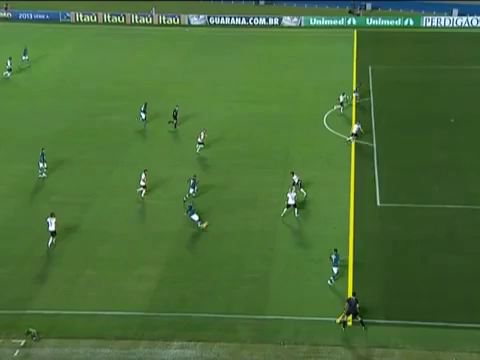
#> input picture frame 30 of sample_41.mp4, 480 x 360 px, given in place of video6.mp4, which was not available
$ jupyter execute --allow-errors player_detection.ipynb   (text cells are left out)
#> lines starting #> are read from the running program, lines starting #| are printed output that depends on the picture; after the words box and inside, x2 and y2 are one past the last pixel; in counts of white or black regions, pixels touching at a corner belong together; pictures that were not available may be replaced by others from this repository, and a replacement may not be noted
[cell 1]
import cv2
import os
import numpy as np

vidcap = cv2.VideoCapture('../videos/video6.mp4')
success,image = vidcap.read()
#> image is the input picture: shape (360, 480, 3); mean B, G, R 56.2, 110.9, 74.7
#> `hsv = cv2.cvtColor(image, cv2.COLOR_BGR2HSV)`: hsv: shape (360, 480, 3); mean H, S, V 51.2, 132.8, 111.5
success = True

#> (the rest of this cell did not finish here and is left out)

[cell 2]
import cv2
import os
import numpy as np

vidcap = cv2.VideoCapture('../videos/video6.mp4')
success,image = vidcap.read()
success = True

upper_green = np.array([70,255, 255])
lower_green = np.array([40,40, 40])

lower_blue = np.array([110,50,50])
upper_blue = np.array([130,255,255])

lower_red = np.array([0,31,255])
upper_red = np.array([176,255,255])

lower_white = np.array([0,0,0])
upper_white = np.array([0,0,255])

lower_yellow = np.array([20, 100, 100])
upper_yellow = np.array([30, 255, 255])

lower_black = np.array([20, 100, 100])
upper_black = np.array([180, 255, 30])


def detect_player(player_img, low_color, upper_color):
    player_hsv = cv2.cvtColor(player_img,cv2.COLOR_BGR2HSV)
    mask = cv2.inRange(player_hsv, low_color, upper_color)
    res = cv2.bitwise_and(player_img, player_img, mask=mask)
    res = cv2.cvtColor(res,cv2.COLOR_BGR2GRAY)
    nzCount = cv2.countNonZero(res)
    return nzCount

#> (the rest of this cell did not finish here and is left out)

[cell 3]
import cv2
import os
import numpy as np
import time

vidcap = cv2.VideoCapture('../videos/video9.mp4')
success,image = vidcap.read()
success = True

lower = np.array([])
upper = np.array([])

CURRENT = None

while success:
    time.sleep(0.01)
    hsv = cv2.cvtColor(image, cv2.COLOR_BGR2HSV)
    mask = cv2.inRange(hsv, lower_green, upper_green)
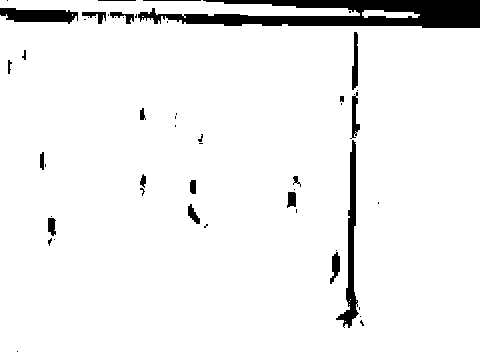
#> mask: shape (360, 480); 94.3% white; 53 black regions (32 under 20 px)
    res = cv2.bitwise_and(image, image, mask=mask)
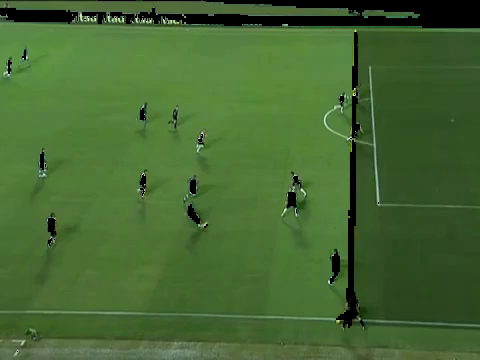
#> res: shape (360, 480, 3); mean B, G, R 49.7, 103.5, 69.2
    res_gray = cv2.cvtColor(res,cv2.COLOR_BGR2GRAY)
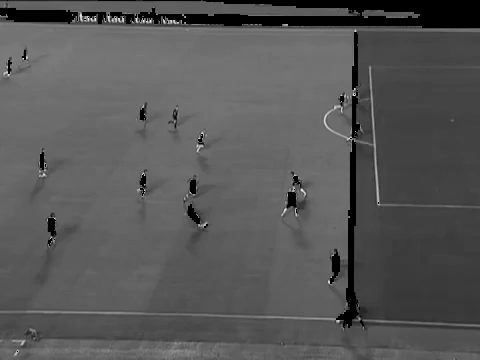
#> res_gray: shape (360, 480); min 0, max 244, mean 87.1

    contours, _ = cv2.findContours(res_gray ,cv2.RETR_TREE, cv2.CHAIN_APPROX_SIMPLE)
#> contours = 67 contours, 45 with area under 20; largest, box (x1, y1, x2, y2) and area: (0, 0, 480, 360) 164457, (335, 139, 360, 329) 1490, (351, 31, 359, 91) 325, (362, 10, 420, 18) 260, (351, 95, 361, 139) 250

    for c in contours:
        x,y,w,h = cv2.boundingRect(c)
        if(h>=(1.5)*w):
            if(w>15 and h>= 15):
                player_img = image[y:y+h,x:x+w]
                if(CURRENT is None):
                    hist = cv2.calcHist([player_img],[0],None,[256],[0,256])
                    CURRENT = hist
                if(CURRENT is not None):
                    hist = cv2.calcHist([player_img],[0],None,[256],[0,256])
                    result = cv2.compareHist( hist, CURRENT, cv2.HISTCMP_BHATTACHARYYA)
                    CURRENT = hist
                if(result < 0.49):
                    cv2.putText(image, 'Defensor', (x-2, y-2), cv2.FONT_HERSHEY_SIMPLEX, 0.8, (255,0,0), 2, cv2.LINE_AA)
                    cv2.rectangle(image,(x,y),(x+w,y+h),(255,0,0),3)
                else:
                    cv2.putText(image, 'Atacante', (x-2, y-2), cv2.FONT_HERSHEY_SIMPLEX, 0.8, (0,0,255), 2, cv2.LINE_AA)
                    cv2.rectangle(image,(x,y),(x+w,y+h),(0,0,255),3)
#> this loop made 67 passes
#> (x, y, w, h, result) on pass 34: (335, 139, 25, 190, 0)
#> (x, y, w, h) on passes 3, 4, 7, 9, 10, 11: (362, 10, 58, 8), (0, 0, 480, 360), (359, 319, 6, 8), (358, 306, 3, 5), (356, 303, 3, 5), (329, 251, 12, 34)
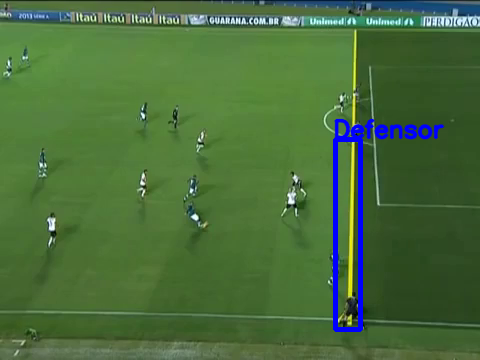
#> image: shape (360, 480, 3); 2.05% of pixels changed, all inside (x1, y1, x2, y2) = (333, 118, 445, 332)
#> after the loop, CURRENT = 256 values, max 242 at index 60, min 0 at index 96, mean 18.55; hist has the same summary as CURRENT; result = 0

    cv2.imshow('partida',image)
    if cv2.waitKey(1) & 0xFF == ord('q'):
#> (key q is pressed here)
        break
    success,image = vidcap.read()

vidcap.release()
cv2.destroyAllWindows()

$ run again, starting later in the video
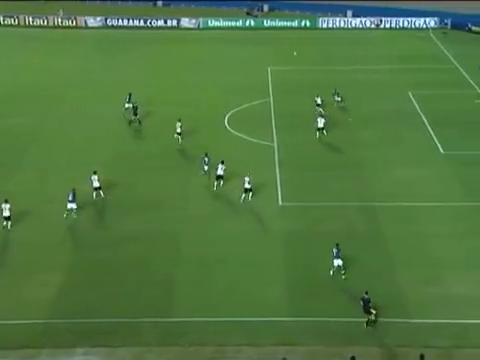
#> input picture frame 135 of sample_41.mp4, 480 x 360 px, given in place of video6.mp4, which was not available
#> image is the input picture: shape (360, 480, 3); mean B, G, R 64.4, 119.5, 80.8
#> hsv: shape (360, 480, 3); mean H, S, V 52.2, 125.6, 120.4
#> `mask = cv2.inRange(hsv, lower_green, upper_green)`:
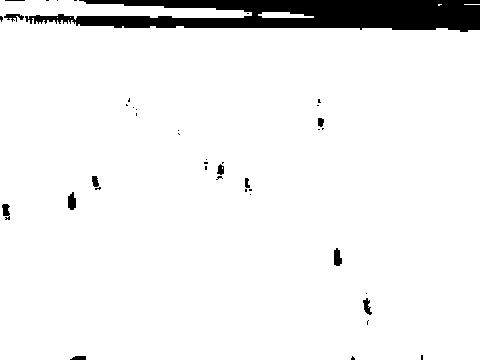
#> mask: shape (360, 480); 93.9% white; 41 black regions (29 under 20 px)
#> `res_gray = cv2.cvtColor(res,cv2.COLOR_BGR2GRAY)`:
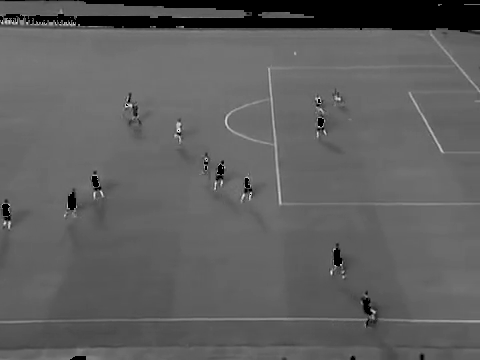
#> res_gray: shape (360, 480); min 0, max 240, mean 94.9
#> contours = 45 contours, 33 with area under 20; largest, box (x1, y1, x2, y2) and area: (0, 0, 480, 360) 161686, (258, 12, 314, 18) 193, (67, 191, 77, 211) 134, (333, 247, 343, 267) 132, (3, 13, 25, 23) 118
#> the loop `for c in contours:` made 45 passes
#> (x, y, w, h) on passes 1, 2, 3, 5, 6, 7, 9, 11: (70, 17, 1, 1), (57, 17, 1, 1), (258, 12, 56, 6), (438, 4, 4, 2), (0, 0, 480, 360), (366, 320, 3, 6), (362, 297, 11, 19), (333, 247, 10, 20)

$ run again, starting later in the video
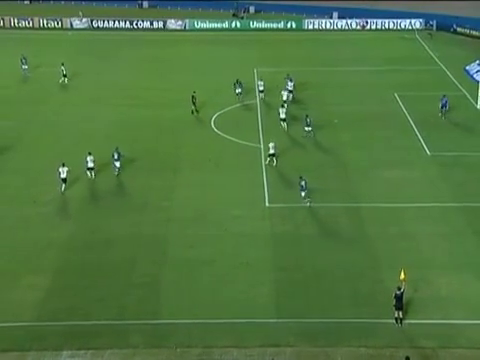
#> input picture frame 240 of sample_41.mp4, 480 x 360 px, given in place of video6.mp4, which was not available
#> image is the input picture: shape (360, 480, 3); mean B, G, R 64.6, 119.1, 80.1
#> hsv: shape (360, 480, 3); mean H, S, V 52.8, 125.3, 120.1
#> `mask = cv2.inRange(hsv, lower_green, upper_green)`:
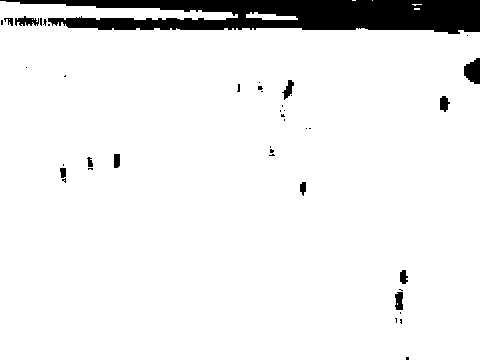
#> mask: shape (360, 480); 93% white; 42 black regions (30 under 20 px)
#> `res_gray = cv2.cvtColor(res,cv2.COLOR_BGR2GRAY)`:
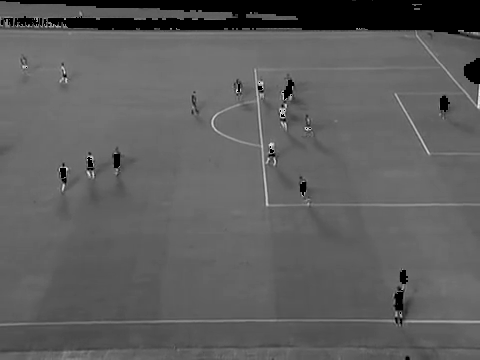
#> res_gray: shape (360, 480); min 0, max 239, mean 93.8
#> contours = 50 contours, 34 with area under 20; largest, box (x1, y1, x2, y2) and area: (0, 1, 480, 360) 160450, (14, 15, 40, 27) 198, (246, 12, 298, 20) 186, (394, 291, 404, 311) 148, (281, 79, 295, 101) 139
#> the loop `for c in contours:` made 50 passes
#> (x, y, w, h) on passes 1, 3, 4, 5, 6, 7, 8, 10: (246, 12, 52, 8), (412, 4, 10, 2), (0, 1, 480, 359), (399, 318, 4, 7), (394, 317, 4, 7), (399, 311, 3, 4), (394, 291, 10, 20), (400, 289, 4, 3)
